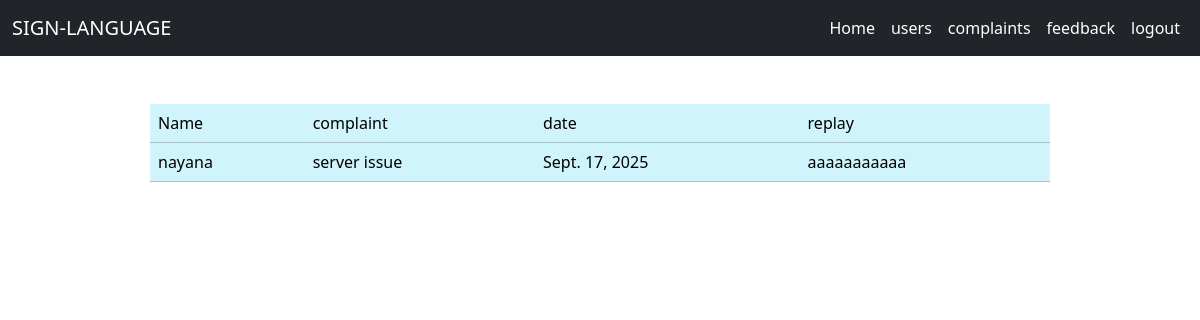
The app's page /complaints, older data.
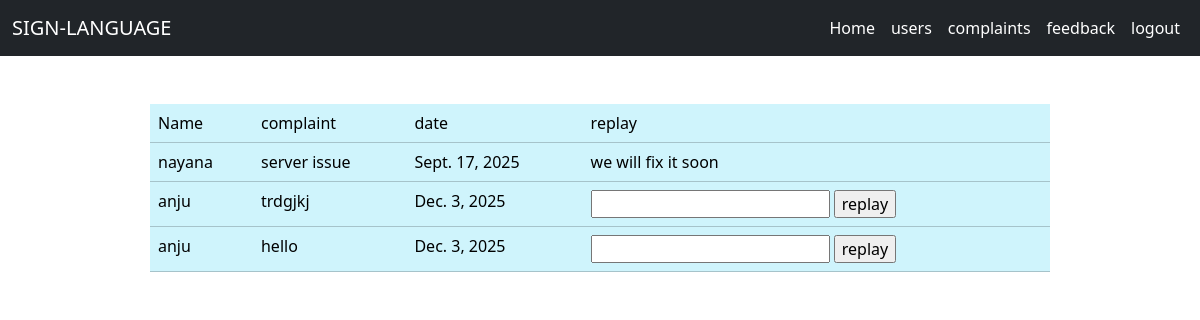
The same page, newer data.
### sign_language_app/models.py (models this page shows)
class ComplaintTable(models.Model):
    complaint=models.CharField(max_length=200,null=True,blank=True)
    createdAt=models.DateField(auto_now_add=True,null=True,blank=True)
    reply=models.CharField(max_length=100,null=True,blank=True)
    userid=models.ForeignKey(UserTable,on_delete=models.CASCADE,null=True,blank=True)

class UserTable(models.Model):
    name=models.CharField(max_length=100,null=True,blank=True)
    email=models.CharField(max_length=100,null=True,blank=True)
    contactno=models.BigIntegerField(null=True,blank=True)
    gender=models.CharField(max_length=100,null=True,blank=True)
    loginid=models.ForeignKey(LoginTable,on_delete=models.CASCADE,null=True,blank=True)

### sign_language_app/views.py (the view)
# urls.py: path('complaints',View_Complaints.as_view(), name='complaints'),
class View_Complaints(View):
    def get(self,request):
        e=ComplaintTable.objects.all()
        return render(request,'administration/view_Complaints.html',{'user':e})

### templates/administration/view_complaints.html (shortened to what this page needs)
{% extends 'administration/admindash.html' %}
{% block body %}
<div class="container-fluid d-flex justify-content-center ">
            <table class="table table-info mt-5" style="width: 900px;">
        <tr>
            <td>Name</td>
            <td>complaint</td>
            <td>date</td>
            <td>replay</td>
        </tr>
        {% for u in user %}
        <tr>
            <td>{{u.userid.name}}</td>
            <td>{{u.complaint}}</td>
            <td>{{u.createdAt}}</td>
            <form method="post" action="{% url 'send_replay' u.id %}">
                <td>
                    {% if u.reply == "Pending" %}
                    <input type="text" name="replay">
                    <input type="submit"value="replay">
                    {% else%}
                    {{u.reply}}
                    {%endif%}
            </td>
            </form>
        </tr>
        {% endfor %}
    </table>
    {% endblock %}

Row changes from the older to the newer data that the page shows:
changed ComplaintTable "server issue": reply "aaaaaaaaaaa" → "we will fix it soon"
added ComplaintTable: userid.name "anju", complaint "trdgjkj", createdAt "Dec. 3, 2025"
added ComplaintTable: userid.name "anju", complaint "hello", createdAt "Dec. 3, 2025"
